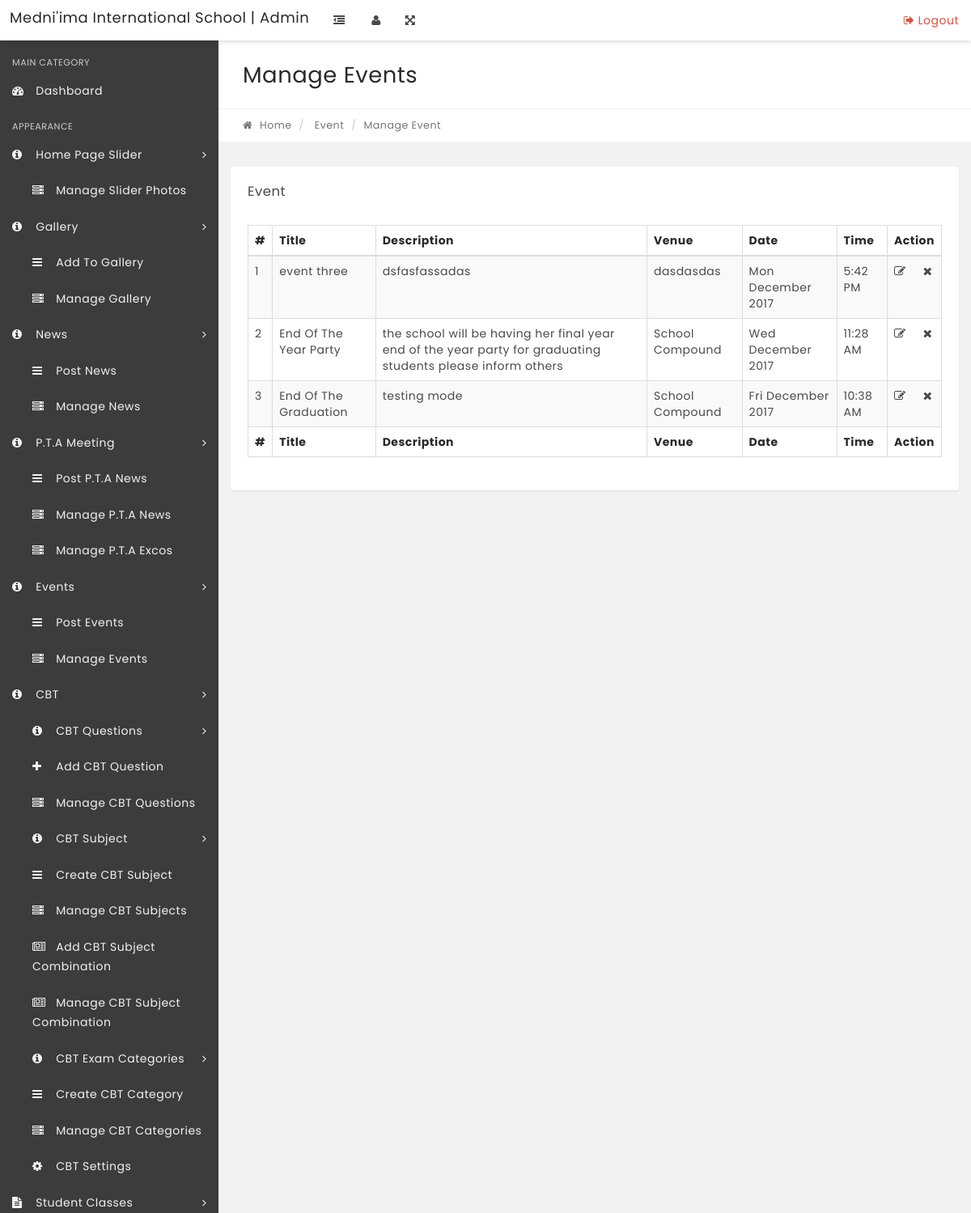
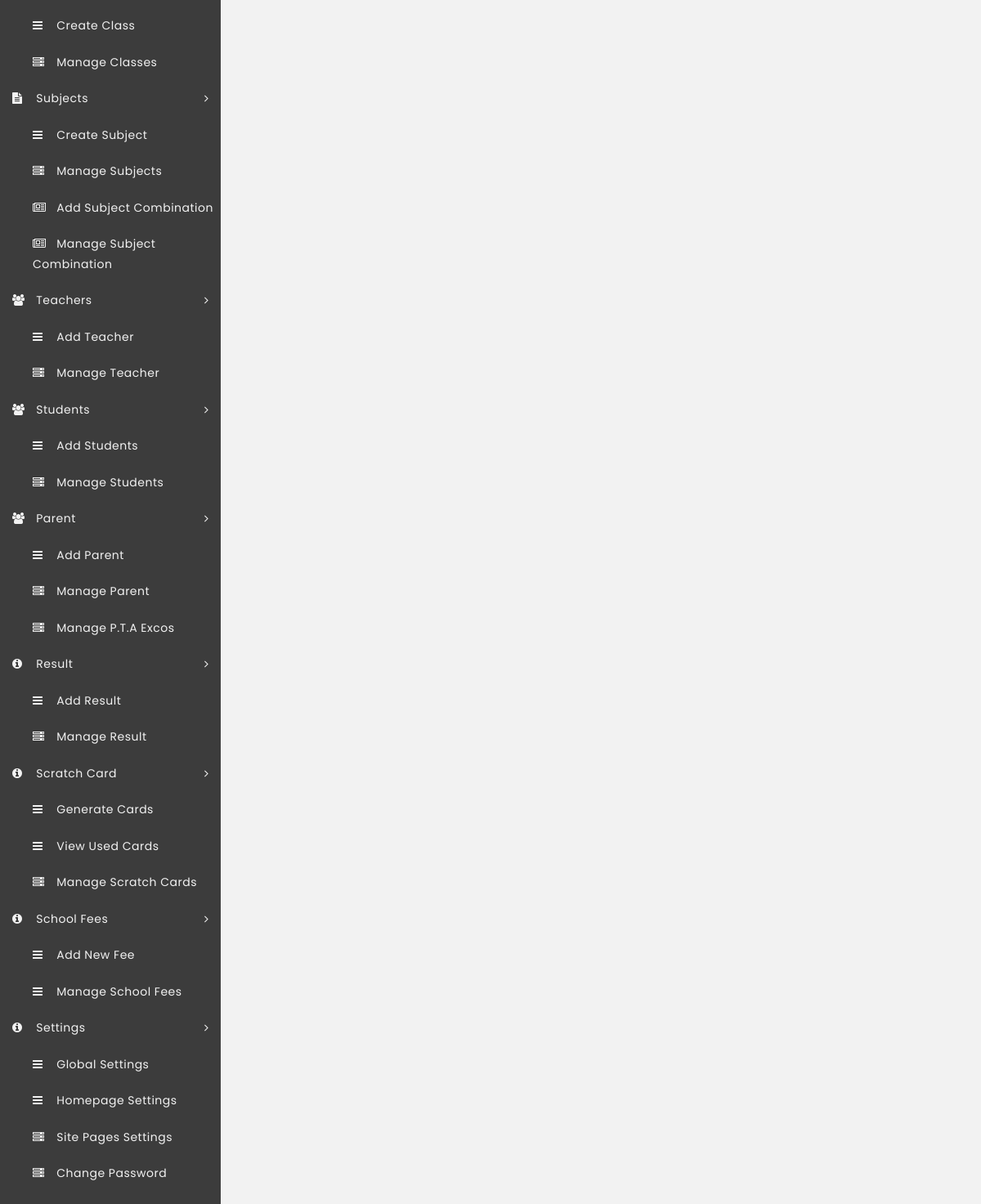
The app's page /admin/manage-events.php with its own data (2 pictures, top to bottom).
### tables this page shows
CREATE TABLE IF NOT EXISTS `tblevent` (
  `id` int(11) NOT NULL,
  `title` varchar(250) NOT NULL,
  `content` text NOT NULL,
  `date` date NOT NULL,
  `time` varchar(50) NOT NULL,
  `location` varchar(200) NOT NULL,
  `last_update` timestamp NOT NULL DEFAULT CURRENT_TIMESTAMP ON UPDATE CURRENT_TIMESTAMP
);

### controller/header.php (called while the page is built, shortened)
<?php
require_once __DIR__ . '/config.php';
if(($db=="" || $db->connect_error))
{
    header("Location: /installation/");
}
else{
include __DIR__ . '/func.php';
$iSMartFUN = new Ismart_Controller($db);
}
?>

### controller/func.php (called while the page is built, shortened)
<?php
class Ismart_Controller {
	var $db;
	function __construct($db){
		$this->db = $db;
            	}
public function getTRows($table,$conditions = array()){
		$sql = 'SELECT ';
		$sql .= array_key_exists("select",$conditions)?$conditions['select']:'*';
		$sql .= ' FROM '.$table;
		$result = $this->db->query($sql);
		if(array_key_exists("return_type",$conditions) && $conditions['return_type'] != 'all'){
			switch($conditions['return_type']){
				case 'count':
					$data = $result->num_rows;
					break;
				case 'single':
					$data = $result->fetch_object();
					break;
				default:
					$data = '';
			}
		}else{
			if($result->num_rows > 0){
				while($row = $result->fetch_object()){
					$data[] = $row;
				}
			}
		}
		return !empty($data)?$data:false;
	}
}
?>

### admin/manage-events.php (the view, shortened to what this page needs)
<?php
include('../controller/header.php');
if(strlen($_SESSION['alogin'])=="")
    {
    $login_url=''.SITE_URL.'login';
    header("Location: $login_url");
    }
    else{
?>
<!DOCTYPE html>
<html lang="en">
    <head>
    </head>
    <body class="top-navbar-fixed">
        <div class="main-wrapper">
   <?php include('includes/topbar.php');?>
            <div class="content-wrapper">
                <div class="content-container">
<?php include('includes/leftbar.php');?>
                    <div class="main-page">
                        <div class="container-fluid">
                            <div class="row page-title-div">
                                <div class="col-md-6">
                                    <h2 class="title">Manage Events</h2>
                                </div>
                            </div>
                            <div class="row breadcrumb-div">
                                <div class="col-md-6">
                                    <ul class="breadcrumb">
            							<li><a href="dashboard.php"><i class="fa fa-home"></i> Home</a></li>
                                        <li> Event</li>
            							<li class="active">Manage Event</li>
            						</ul>
                                </div>
                            </div>
                        </div>
                        <section class="section">
                            <div class="container-fluid">
<div id="divToPrint">
                                <div class="row">
                                    <div class="col-md-12">
                                        <div class="panel">
                                            <div class="panel-heading">
                                                <div class="panel-title">
                                                    <h5>Event</h5>
                                                </div>
                                            </div>
                                            <div class="panel-body p-20">
                                                <table id="example" class="display table table-striped table-bordered" cellspacing="0" width="100%">
                                                    <thead>
                                                        <tr>
                                                            <th>#</th>
                                                            <th>Title</th>
                                                            <th>Description</th>
                                                            <th>Venue</th>
                                                            <th>Date</th>
                                                            <th>Time</th>
                                                            <th>Action</th>
                                                        </tr>
                                                    </thead>
                                                    <tfoot>
                                                        <tr>
                                                          <th>#</th>
                                                            <th>Title</th>
                                                            <th>Description</th>
                                                            <th>Venue</th>
                                                            <th>Date</th>
                                                            <th>Time</th>
                                                            <th>Action</th>
                                                        </tr>
                                                    </tfoot>
                                                    <tbody>
<?php
$event_list = $iSMartFUN->getTRows("tblevent");
$cnt=1;
if($event_list)
{
foreach($event_list as $result)
{   ?>
<tr>
 <td><?php echo htmlentities($cnt);?></td>
                                                            <td><?php echo htmlentities($result->title);?></td>
                                                            <td><?php echo htmlentities($result->content);?></td>
                                                            <td><?php echo htmlentities($result->location);?></td>
                                                           <td><?php echo htmlentities(date('D F Y',strtotime($result->date)));?></td>
                                                            <td><?php echo htmlentities($result->time);?></td>
<td>
<a href="edit-events.php?eid=<?php echo htmlentities($result->id);?>"><i class="fa fa-edit" title="Edit Event"></i> </a> &nbsp;&nbsp;&nbsp;
<a href="manage-events.php?did=<?php echo htmlentities($result->id);?>"><i class="fa fa-times" title="Delete"></i> </a>
</td>
</tr>
<?php $cnt=$cnt+1;}} ?>
                                                    </tbody>
                                                </table>
</div>
                                            </div>
                                        </div>
                                    </div>
                                                </div>
                                            </div>
                                        </div>
                                    </div>
                                </div>
                            </div>
    </body>
</html>
<?php } ?>

### records on screen
tblevent: title "event three", content "dsfasfassadas", location "dasdasdas", date "Mon December 2017", time "5:42 PM"
tblevent: title "End Of The Year Party", content "the school will be having her final year end of the year party for graduating students please inform others", location "School Compound", date "Wed December 2017", time "11:28 AM"
tblevent: title "End Of The Graduation", content "testing mode", location "School Compound", date "Fri December 2017", time "10:38 AM"

### other values on screen
SCHOOL_NAME "Medni'ima International School"
